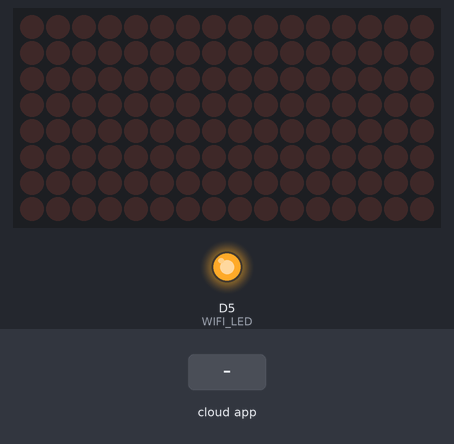
This sketch was run on a simulated ESP8266 (NodeMCU). Parts: 16×8 LED matrix, output pins drawn as LEDs (lit = HIGH). The inputs (shaded band) are chosen by the test bench. WiFi joins after 1.5 s; servers stay silent unless stated; the Firebase database answers and starts empty; what the sketch prints to the serial monitor is not drawn.

Above: at 3.8 s.
3.9 s: the phone or cloud app sets Scrolling_Text to 0
At 10.3 s:
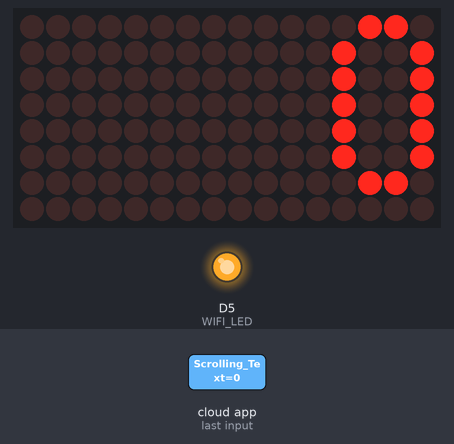
12.1 s: the phone or cloud app sets Scrolling_Text to 1
At 13.4 s:
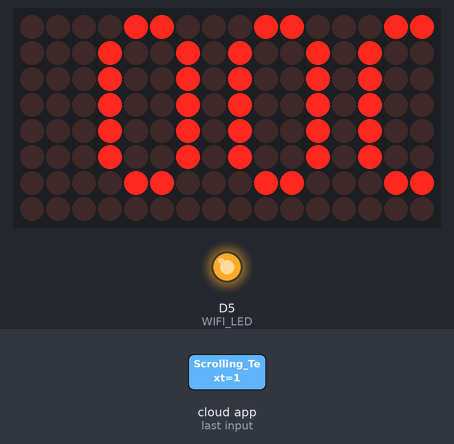
15.3 s: the phone or cloud app sets Scrolling_Text to 0
18.7 s: the phone or cloud app sets Scrolling_Text to 1
At 21.6 s:
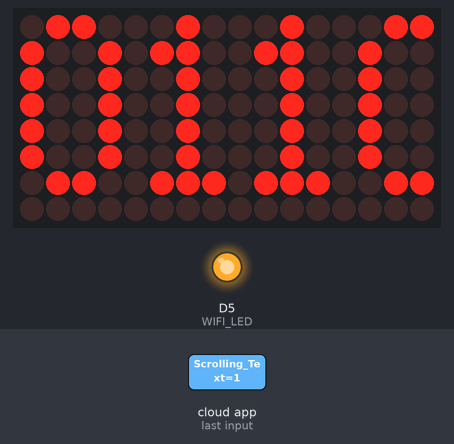
21.9 s: the phone or cloud app sets Scrolling_Text to 0
At 24.7 s:
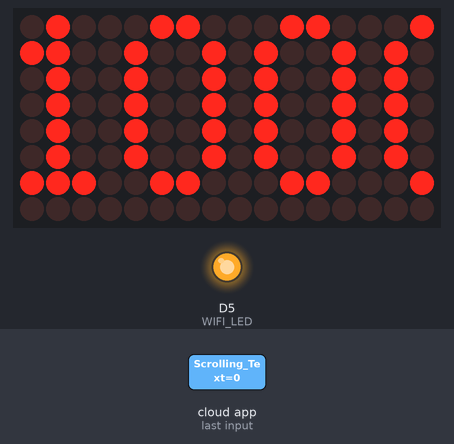
25.0 s: the phone or cloud app sets Scrolling_Text to 1
At 26.4 s:
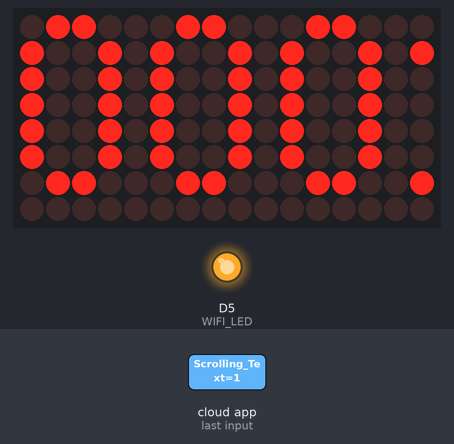
Timing chart, 0 to 28.0 s (numbered marks = the images above; inputs shaded):
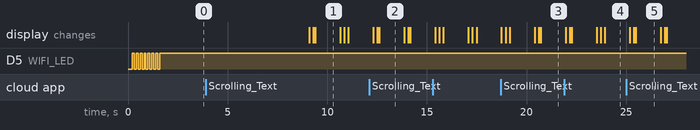

Measured:
- after the input at 3.9 s, the display: first changes after 5.2 s (image 1 shows a later state)
- after the input at 12.1 s, the display: first differs from a run without the input after 0.51 s (image 2)
- after the input at 18.7 s, the display: first differs from a run without the input after 2.0 s (image 3)
- after the input at 25.0 s, the display: first differs from a run without the input after 0.48 s (image 5)
- what the display in image 1 shows lasts 1.2 s, from 9.4 s to 10.6 s

The sketch:

8X8_LED_Matrix_Firebase.ino
```cpp
// Including libraries of Firebase and WiFi
#include <FirebaseArduino.h>                                                // Firebase library - To connect to the Firebase database from Arduino clients
#include <ESP8266WiFi.h>                                                    // WiFi library - To connect ESP8266 module to Wi-Fi network to start sending and receiving data
#include <MaxMatrix.h>                                                      // LED Matrix Library - To communicate with the MAX7219 modules
#include <SoftwareSerial.h>                                                 // To allow serial communication on other digital pins of the Arduino
#include <avr/pgmspace.h>                                                   // To access data stored in program space (flash memory) of the device.

#define FIREBASE_HOST "XXXXXXXXXX.firebaseio.com"                           // Link of API
#define FIREBASE_AUTH "XXXXXXXXXXXXXXXXXXXXXXXXX"                           // Link of Database Secrets

#define WIFI_SSID "user"                                                     // WiFi's Username
#define WIFI_PASSWORD "pass"                                         // WiFi's Password

#define WIFI_LED D5                                                         // Connect a LED to any of the GPIO pins of the board and replace pin number with it eg. D4


PROGMEM const unsigned char CH[] = {
  3, 8, B00000000, B00000000, B00000000, B00000000, B00000000, // space
  1, 8, B01011111, B00000000, B00000000, B00000000, B00000000, // !
  3, 8, B00000011, B00000000, B00000011, B00000000, B00000000, // "
  5, 8, B00010100, B00111110, B00010100, B00111110, B00010100, // #
  4, 8, B00100100, B01101010, B00101011, B00010010, B00000000, // $
  5, 8, B01100011, B00010011, B00001000, B01100100, B01100011, // %
  5, 8, B00110110, B01001001, B01010110, B00100000, B01010000, // &
  1, 8, B00000011, B00000000, B00000000, B00000000, B00000000, // '
  3, 8, B00011100, B00100010, B01000001, B00000000, B00000000, // (
  3, 8, B01000001, B00100010, B00011100, B00000000, B00000000, // )
  5, 8, B00101000, B00011000, B00001110, B00011000, B00101000, // *
  5, 8, B00001000, B00001000, B00111110, B00001000, B00001000, // +
  2, 8, B10110000, B01110000, B00000000, B00000000, B00000000, // ,
  4, 8, B00001000, B00001000, B00001000, B00001000, B00000000, // -
  2, 8, B01100000, B01100000, B00000000, B00000000, B00000000, // .
  4, 8, B01100000, B00011000, B00000110, B00000001, B00000000, // /
  4, 8, B00111110, B01000001, B01000001, B00111110, B00000000, // 0
  3, 8, B01000010, B01111111, B01000000, B00000000, B00000000, // 1
  4, 8, B01100010, B01010001, B01001001, B01000110, B00000000, // 2
  4, 8, B00100010, B01000001, B01001001, B00110110, B00000000, // 3
  4, 8, B00011000, B00010100, B00010010, B01111111, B00000000, // 4
  4, 8, B00100111, B01000101, B01000101, B00111001, B00000000, // 5
  4, 8, B00111110, B01001001, B01001001, B00110000, B00000000, // 6
  4, 8, B01100001, B00010001, B00001001, B00000111, B00000000, // 7
  4, 8, B00110110, B01001001, B01001001, B00110110, B00000000, // 8
  4, 8, B00000110, B01001001, B01001001, B00111110, B00000000, // 9
  2, 8, B01010000, B00000000, B00000000, B00000000, B00000000, // :
  2, 8, B10000000, B01010000, B00000000, B00000000, B00000000, // ;
  3, 8, B00010000, B00101000, B01000100, B00000000, B00000000, // <
  3, 8, B00010100, B00010100, B00010100, B00000000, B00000000, // =
  3, 8, B01000100, B00101000, B00010000, B00000000, B00000000, // >
  4, 8, B00000010, B01011001, B00001001, B00000110, B00000000, // ?
  5, 8, B00111110, B01001001, B01010101, B01011101, B00001110, // @
  4, 8, B01111110, B00010001, B00010001, B01111110, B00000000, // A
  4, 8, B01111111, B01001001, B01001001, B00110110, B00000000, // B
  4, 8, B00111110, B01000001, B01000001, B00100010, B00000000, // C
  4, 8, B01111111, B01000001, B01000001, B00111110, B00000000, // D
  4, 8, B01111111, B01001001, B01001001, B01000001, B00000000, // E
  4, 8, B01111111, B00001001, B00001001, B00000001, B00000000, // F
  4, 8, B00111110, B01000001, B01001001, B01111010, B00000000, // G
  4, 8, B01111111, B00001000, B00001000, B01111111, B00000000, // H
  3, 8, B01000001, B01111111, B01000001, B00000000, B00000000, // I
  4, 8, B00110000, B01000000, B01000001, B00111111, B00000000, // J
  4, 8, B01111111, B00001000, B00010100, B01100011, B00000000, // K
  4, 8, B01111111, B01000000, B01000000, B01000000, B00000000, // L
  5, 8, B01111111, B00000010, B00001100, B00000010, B01111111, // M
  5, 8, B01111111, B00000100, B00001000, B00010000, B01111111, // N
  4, 8, B00111110, B01000001, B01000001, B00111110, B00000000, // O
  4, 8, B01111111, B00001001, B00001001, B00000110, B00000000, // P
  4, 8, B00111110, B01000001, B01000001, B10111110, B00000000, // Q
  4, 8, B01111111, B00001001, B00001001, B01110110, B00000000, // R
  4, 8, B01000110, B01001001, B01001001, B00110010, B00000000, // S
  5, 8, B00000001, B00000001, B01111111, B00000001, B00000001, // T
  4, 8, B00111111, B01000000, B01000000, B00111111, B00000000, // U
  5, 8, B00001111, B00110000, B01000000, B00110000, B00001111, // V
  5, 8, B00111111, B01000000, B00111000, B01000000, B00111111, // W
  5, 8, B01100011, B00010100, B00001000, B00010100, B01100011, // X
  5, 8, B00000111, B00001000, B01110000, B00001000, B00000111, // Y
  4, 8, B01100001, B01010001, B01001001, B01000111, B00000000, // Z
  2, 8, B01111111, B01000001, B00000000, B00000000, B00000000, // [
  4, 8, B00000001, B00000110, B00011000, B01100000, B00000000, // \ backslash
  2, 8, B01000001, B01111111, B00000000, B00000000, B00000000, // ]
  3, 8, B00000010, B00000001, B00000010, B00000000, B00000000, // hat
  4, 8, B01000000, B01000000, B01000000, B01000000, B00000000, // _
  2, 8, B00000001, B00000010, B00000000, B00000000, B00000000, // `
  4, 8, B00100000, B01010100, B01010100, B01111000, B00000000, // a
  4, 8, B01111111, B01000100, B01000100, B00111000, B00000000, // b
  4, 8, B00111000, B01000100, B01000100, B00101000, B00000000, // c
  4, 8, B00111000, B01000100, B01000100, B01111111, B00000000, // d
  4, 8, B00111000, B01010100, B01010100, B00011000, B00000000, // e
  3, 8, B00000100, B01111110, B00000101, B00000000, B00000000, // f
  4, 8, B10011000, B10100100, B10100100, B01111000, B00000000, // g
  4, 8, B01111111, B00000100, B00000100, B01111000, B00000000, // h
  3, 8, B01000100, B01111101, B01000000, B00000000, B00000000, // i
  4, 8, B01000000, B10000000, B10000100, B01111101, B00000000, // j
  4, 8, B01111111, B00010000, B00101000, B01000100, B00000000, // k
  3, 8, B01000001, B01111111, B01000000, B00000000, B00000000, // l
  5, 8, B01111100, B00000100, B01111100, B00000100, B01111000, // m
  4, 8, B01111100, B00000100, B00000100, B01111000, B00000000, // n
  4, 8, B00111000, B01000100, B01000100, B00111000, B00000000, // o
  4, 8, B11111100, B00100100, B00100100, B00011000, B00000000, // p
  4, 8, B00011000, B00100100, B00100100, B11111100, B00000000, // q
  4, 8, B01111100, B00001000, B00000100, B00000100, B00000000, // r
  4, 8, B01001000, B01010100, B01010100, B00100100, B00000000, // s
  3, 8, B00000100, B00111111, B01000100, B00000000, B00000000, // t
  4, 8, B00111100, B01000000, B01000000, B01111100, B00000000, // u
  5, 8, B00011100, B00100000, B01000000, B00100000, B00011100, // v
  5, 8, B00111100, B01000000, B00111100, B01000000, B00111100, // w
  5, 8, B01000100, B00101000, B00010000, B00101000, B01000100, // x
  4, 8, B10011100, B10100000, B10100000, B01111100, B00000000, // y
  3, 8, B01100100, B01010100, B01001100, B00000000, B00000000, // z
  3, 8, B00001000, B00110110, B01000001, B00000000, B00000000, // {
  1, 8, B01111111, B00000000, B00000000, B00000000, B00000000, // |
  3, 8, B01000001, B00110110, B00001000, B00000000, B00000000, // }
  4, 8, B00001000, B00000100, B00001000, B00000100, B00000000, // ~
};

int DIN = D6;         // DIN pin of MAX7219 module
int CLK = D8;         // CLK pin of MAX7219 module
int CS = D7;          // CS pin of MAX7219 module
int maxInUse = 2;     // Number of MAX7219's connected

MaxMatrix m(DIN, CS, CLK, maxInUse);
byte buffer[10];
char incomebyte;
int len = 1000;
int scrollSpeed = 100;
int brightness = 10;
int count = 0;
char indicator;
char text[250];

void setup() {
  // Start Serial Communication
  Serial.begin(9600);

  // MAX7219 Initialization
  m.init();

  // Initial LED Matrix Intensity, 0-15
  m.setIntensity(brightness);

  // Defining the Pin Mode
  pinMode(WIFI_LED,OUTPUT);

  WiFi.begin(WIFI_SSID, WIFI_PASSWORD);

  // Connect to WiFi
  while (WiFi.status() != WL_CONNECTED) {            // Wait till connected to WiFi
  delay(100);
  digitalWrite(WIFI_LED,LOW);                        // Blink the light till connected to WiFi
  delay(100);
  digitalWrite(WIFI_LED,HIGH);
  Serial.print(".");
  }

  Serial.println("");
  Serial.println("WiFi connected");
  Serial.println("IP address: ");
  Serial.println(WiFi.localIP());

  //Connect to Database
  Firebase.begin(FIREBASE_HOST, FIREBASE_AUTH);
  delay(1000);

}

void loop() {
  // Getting the values entered in the Android App as String
  String data = Firebase.getString("Scrolling_Text");
  Serial.println(data);
  // Converting the String to a Character Array
  data.toCharArray(text, len);
  // Calling the Function for Scrolling the Value
  printStringWithShift(text, scrollSpeed);
  delay(1000);
}

// Display the Extracted Characters with Scrolling
void printCharWithShift(char c, int shift_speed) {
  if (c < 32) return;
  c -= 32;
  memcpy_P(buffer, CH + 7 * c, 7);
  m.writeSprite(32, 0, buffer);
  m.setColumn(32 + buffer[0], 0);
  for (int i = 0; i < buffer[0] + 1; i++)
  {
    delay(shift_speed);
    m.shiftLeft(false, false);
  }
}

// Extract the Characters from the Text String
void printStringWithShift(char* s, int shift_speed) {
  while (*s != 0) {
    printCharWithShift(*s, shift_speed);
    s++;
  }
}

// Displaying the Extracted Characters without Scrolling
void printString(char* s)
{
  int col = 0;
  while (*s != 0)
  {
    if (*s < 32) continue;
    char c = *s - 32;
    memcpy_P(buffer, CH + 7 * c, 7);
    m.writeSprite(col, 0, buffer);
    m.setColumn(col + buffer[0], 0);
    col += buffer[0] + 1;
    s++;
  }
}
```
